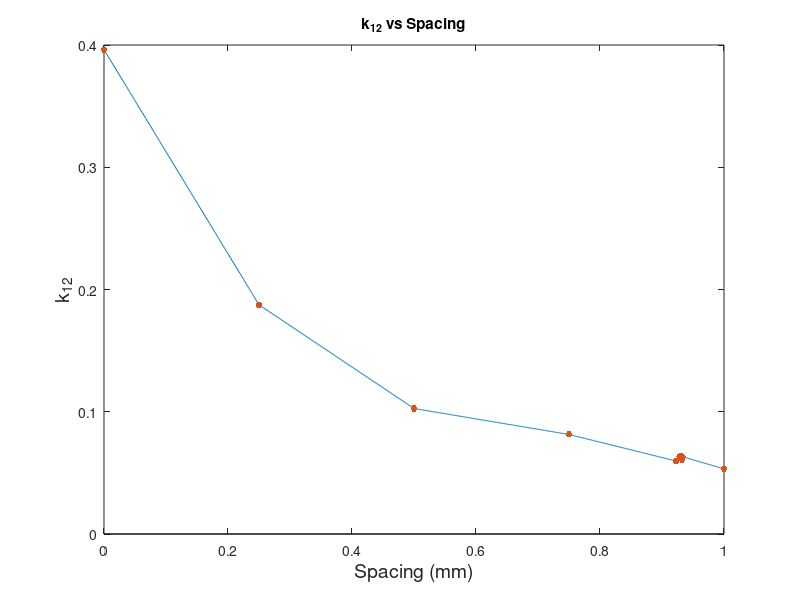

Write the MATLAB code that produced this figure. (Note: this script raises an error after producing the figure.)
close all;
clc;
spacing = [
0;
0.25;
0.5;
0.75;
0.92248;
0.92843;
0.93031;
0.93208;
0.9327;
1

];
coupling = [
0.396211275;
0.18746698;
0.102661752;
0.081404923;
0.05971762;
0.06328726;
0.063917006;
0.060885153;
0.063213793;
0.053347023;

];

x = min(spacing):0.001:max(spacing);
y = interp1(spacing, coupling, x, 'linear');
plot(x, y, '-');
title("k_{12} vs Spacing");
xlabel("Spacing (mm)","FontSize",14);
ylabel("k_{12}", "FontSize", 14);
hold on;

plot(spacing, coupling, '.', 'MarkerSize', 15);

% Value for interpolation
desired_k = 0.047388633;
desired_k23 = 0.047388633;

% Interpolate the offset value for the given Qext
interpolated_spacing = interp1(coupling, spacing, desired_k, 'linear');

stem(interpolated_spacing, desired_k);
yline(desired_k, '-', 'Desired k_{12}');

disp(['Interpolated Spacing for k12 = ', num2str(desired_k), ' is ', num2str(interpolated_spacing), ' mm.']);
